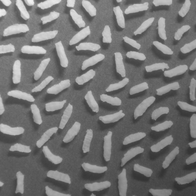
%> input picture 5th_morphology/GrayScaleMorphology/Fig0940(a)(rice_image_with_intensity_gradient).tif, 196 x 196 px, shrunk from 600 x 600 before the run
$ octave GrayScaleMorphology.m   (GNU Octave 9; MATLAB toolbox functions it lacks are replaced by stand-ins)
%> lines starting %> are read from the running program, lines starting %| are printed output that depends on the picture; in (x1, y1, x2, y2) boxes, pixels count from 0 and x2, y2 are one past the last pixel; in counts of white or black regions, pixels touching at a corner belong together; the program's own positions count from 1
### 5th_morphology/GrayScaleMorphology/getcircleSE.m
function SE2 = getcircleSE(radius)
    SE2 = zeros(2*radius+1, 2*radius+1);
    for i = 1 : 2*radius
        for j = 1 : 2*radius
            if sqrt((radius+1-i)^2+(radius+1-j)^2) <= radius
                SE2(i,j) = 1;
            end
        end
    end
end

### 5th_morphology/GrayScaleMorphology/corrosion.m
function im_new = corrosion(im , StructuralElement)
    [M,N] = size(im);
    [m,n] = size(StructuralElement);
    dx = (1+m)/2;
    dy = (1+n)/2;
    imnew = ones(M+m-1,N+n-1) .* inf;
    imnew(dx:dx-1+M , dy:dy-1+N) = im;
    temp = imnew;
    for i = dx : M+dx-1
        for j = dy : N+dy-1   %居中
            min =Inf;
            for a = 1 : m
                for b = 1 : n
                    if ( StructuralElement(a,b) == 1 )
                        if(imnew(i+a-dx,j+b-dx) < min )
                            min = imnew(i+a-dx,j+b-dx);
                        end
                    end
                end %对于所有 S.E.为1的像素点赋值1
            end
            temp(i,j) = min;
        end
    end
    im_new = temp(1+dx-1:M+dx-1 , 1+dy-1:N+dy-1);
    im_new = uint8(im_new);
end

### 5th_morphology/GrayScaleMorphology/GrayScaleMorphology.m
clc,clear;
%% 땅챰긴뻣

im = imread("Fig0940(a)(rice_image_with_intensity_gradient).tif");
%> im is the input picture: size 196x196 uint8; min 47, max 242, mean 116.4
SE2 = getcircleSE(40);
subplot(231); imshow(im);
subplot(232); imshow(imbinarize(im));
%> after `imshow(imbinarize(im))`:
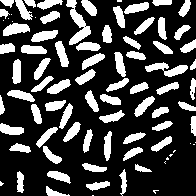
%> displayed picture: size 196x196 logical; 26.9% white; 85 white regions (16 under 20 px), largest, box (x1, y1, x2, y2) and area: (66, 0, 91, 45) 430, (145, 62, 188, 77) 310, (3, 23, 30, 36) 237
imnew = corrosion(im,SE2);
%> in corrosion, `imnew(dx:dx-1+M , dy:dy-1+N) = im;`:
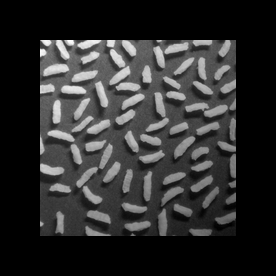
%> imnew: size 276x276 double; 49.57% of the values are NaN or infinite; the others: min 47, max 242, mean 116.4; drawn with min black, max white, NaN and infinite black
%> (the run ends here)
